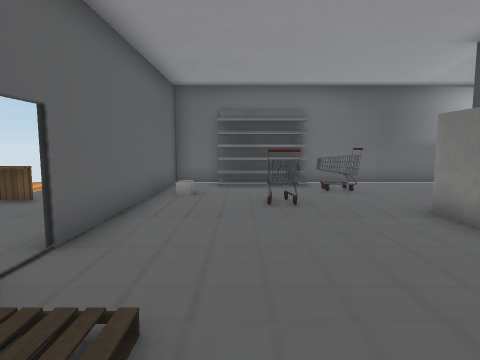
[1] (above)

21 first-person views from a walk through a 3-D level made in the Unity game engine. The camera is 1.3 m above the floor, tilts 6° down and sees 75° across. The floor is counted in squares, 1 m on a side. Each view is taken from the middle of a square. On the plan, view 1 faces up. The plan holds only what a view shows up to about 14 squares ahead; the rest is blank. The player character is not drawn. Door leaves are left out, so doorways stand open. Some surface patterns are stand-ins.

[2]
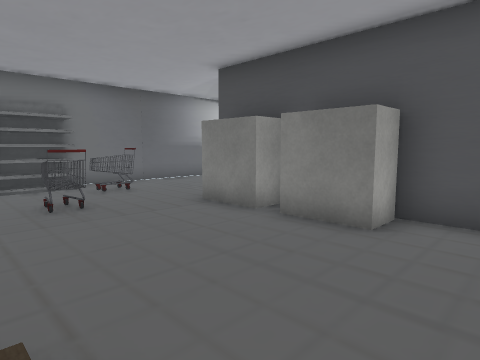

[3]
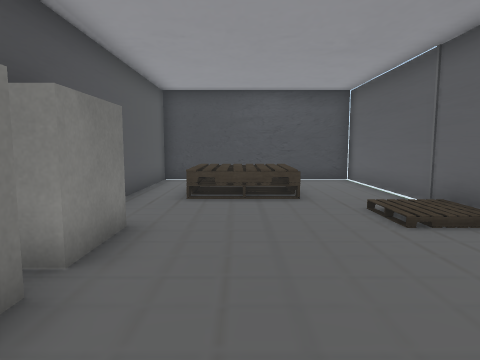

[4]
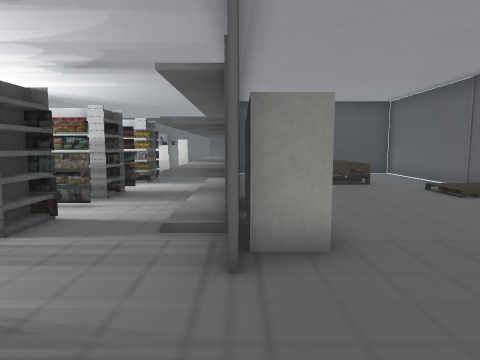

[5]
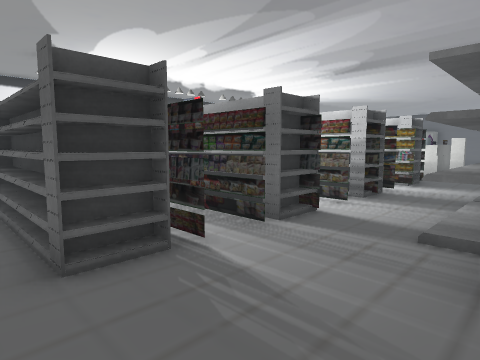

[6]
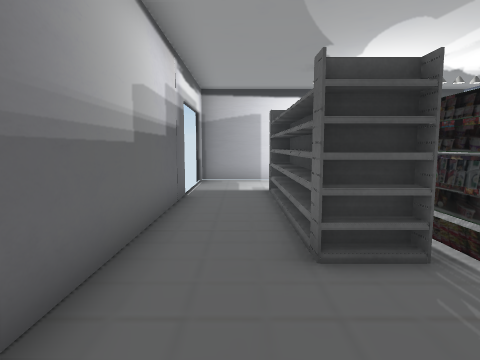

[7]
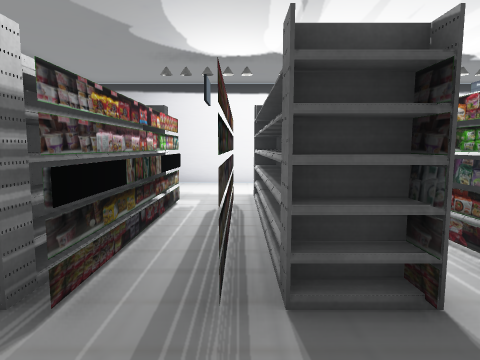

[8]
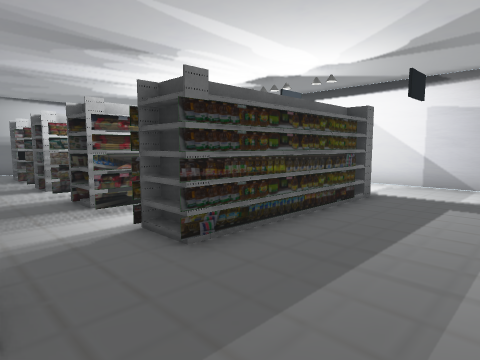

[9]
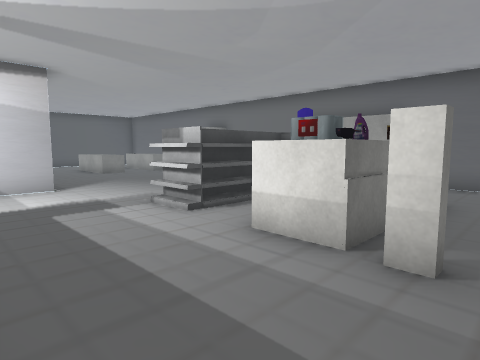

[10]
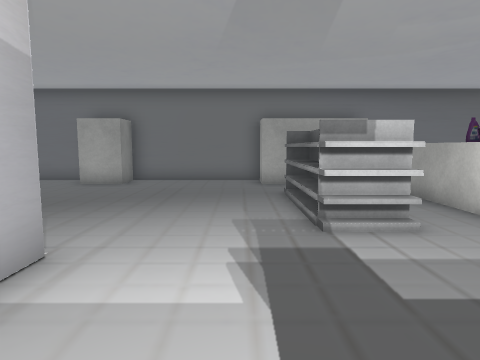

[11]
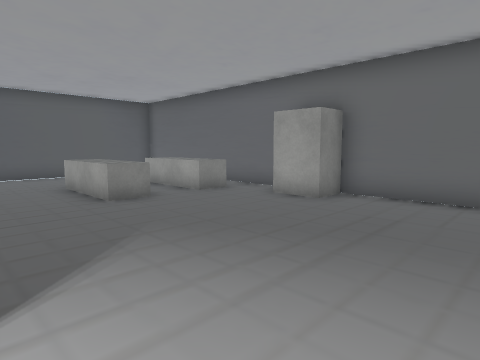

[12]
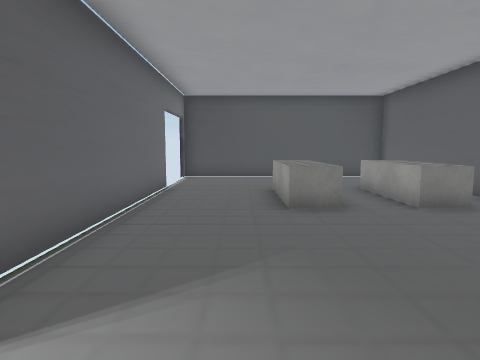

[13]
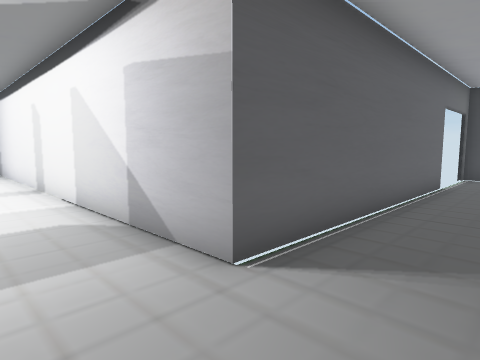

[14]
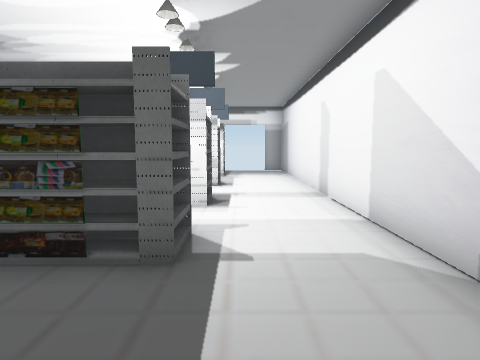

[15]
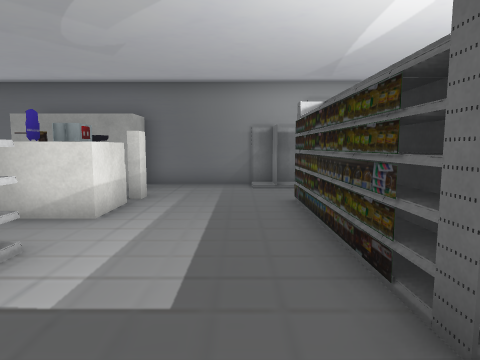

[16]
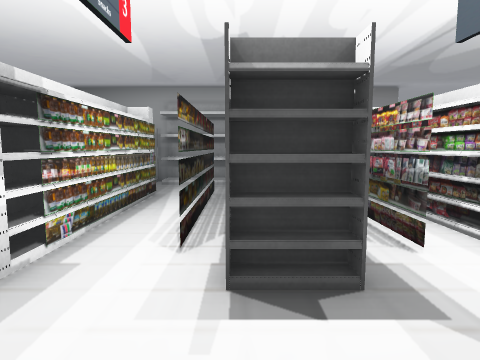

[17]
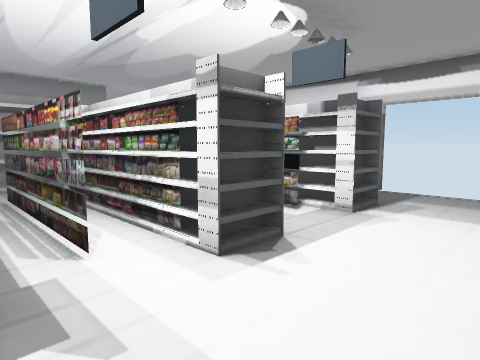

[18]
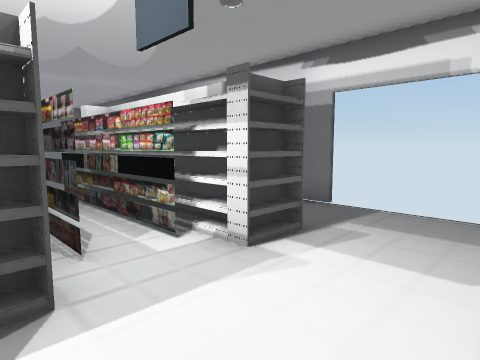

[19]
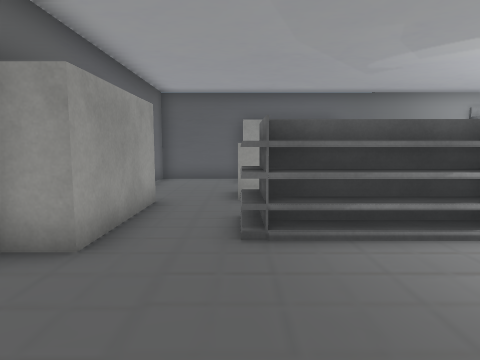

[20]
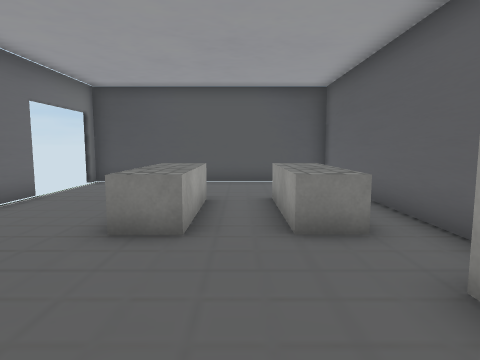

[21]
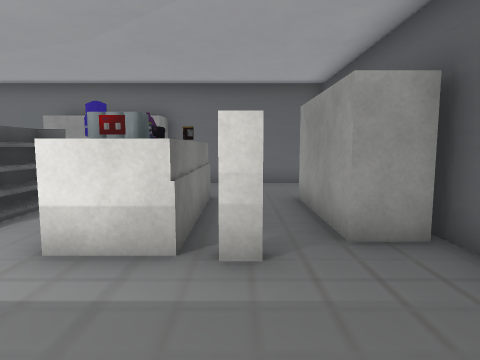

### Floor plan
Key: @ floor where view 1 was taken; # wall or solid block; x gap in a wall; . main floor; : floor 0.25 m higher than the main floor; + floor 0.75 m higher than the main floor; / step, stairs or slope; D open door; ^ raised ledge; C cart; T table; F fridge; P pallet; S shelf; B bottle; O other object.
Columns run from 6 left of view 1 to 30 right of it. Each row starts with its distance up from view 1.
 12     ### ############   ##
 11     ..###...............#
 10     ....................#
  9 .   .....C.D...SSSSSS...#
  8 ..  #..C...D..SSSSSSS...#
  7  T. #..C...x...SSSS.....#
  6 TT. #.....F#...SSSSS....#
  5   ..#.....F#S.SSSSSSS...#
  4    .#.....##S...........#
  3    .......##S..SSSSS....#
  2      /....##S.SSSSSSS...#
  1     #/.....#S..SSSSSS...#
  0    ##.@....#S..SSSS.....#
 -1    #...++:.#S..SSSS.....#
 -2    #...   .#..SSSSSSS...#
 -3    #...   .SS..SSSS.....#
 -4    #...P  .#............#
 -5    #...   .#............########x   #
 -6    #########........................#
 -7            #S.OOO.SS................#
 -8            #S..OO.^^^...............#
 -9             S..^B.^^^........^^^^...#
-10             S..^^.^^^........^^^^...#
-11            #S..^^.SS................#
-12            #.................^^^^...#
-13            #.....SSSS....##..^^^^  .#
-14            ######S  #################

Positions as (right, up) in squares from view 1, and headings:
1: (0, 0), facing up
2: (-1, 0), facing up-right
3: (2, 7), facing down
4: (5, 10), facing down
5: (5, 10), facing down-right
6: (5, 10), facing right
7: (6, 6), facing right
8: (6, -6), facing up-right
9: (7, -3), facing down-right
10: (15, -2), facing down
11: (15, -6), facing down-right
12: (16, -8), facing right
13: (15, -8), facing up-right
14: (15, -6), facing up
15: (16, -4), facing left
16: (17, 1), facing left
17: (17, 2), facing up-left
18: (17, 5), facing up-left
19: (18, -11), facing left
20: (18, -11), facing right
21: (8, -3), facing down
